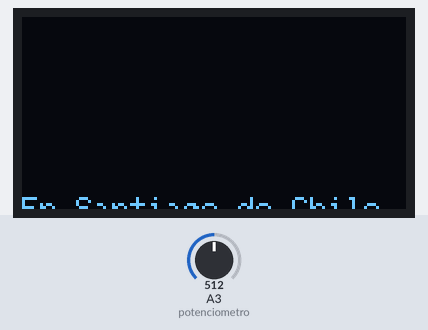
Bench run of a sketch on a simulated Arduino Uno, built with avr-gcc and run on an emulated ATmega328P. On the bench: 128×64 one-colour display. The inputs (shaded band) are chosen by the test bench; at power-on: A3 (potenciometro) = 512.

Above: at 0.22 s.
At 1.43 s:
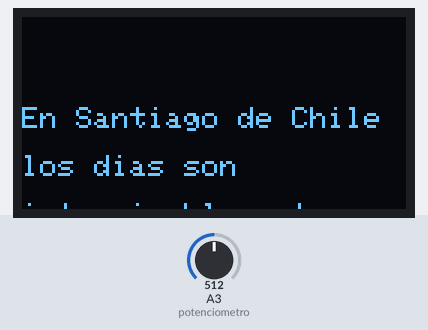
At 2.59 s:
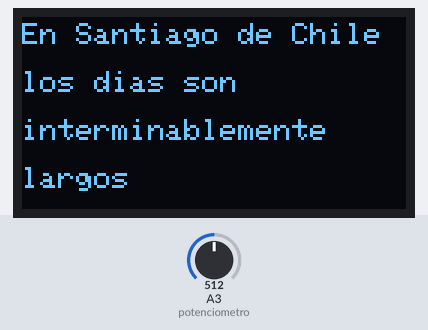
At 3.81 s:
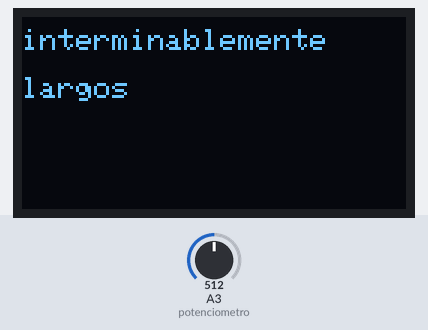
At 5.0 s:
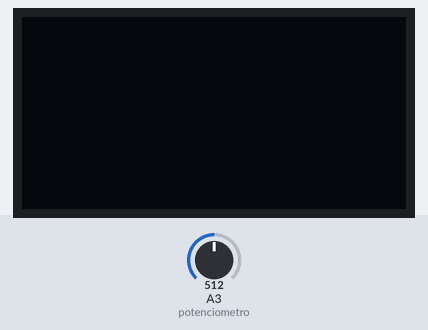
At 8.37 s:
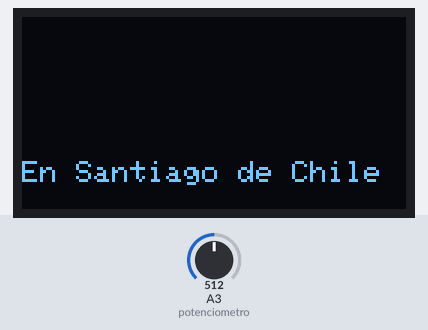

Measured:
- by itself, everything shown: repeats every 7.7 s, in 60 steps
- what the display in image 4 shows lasts 2.9 s, from 4.9 s to 7.8 s

The sketch:

prueba-00.ino
```cpp
#include <Adafruit_GFX.h>
#include <Adafruit_SSD1306.h>


#define SCREEN_WIDTH 128
#define SCREEN_HEIGHT 64
#define OLED_RESET -1
#define SCREEN_ADDRESS 0x3C
#define potenciometro A3


Adafruit_SSD1306 display (SCREEN_WIDTH, SCREEN_HEIGHT, &Wire, OLED_RESET);
int j = 15; // direction up/down
int velocidad; // se crea variable velocidad


void setup () {
  display.begin(SSD1306_SWITCHCAPVCC, SCREEN_ADDRESS); //Inicia la pantalla OLED
  // limpia la pantalla antes de dibujar
  display.clearDisplay();
  // define el tamaño del texto
  display.setTextSize(1);
  display.setTextColor(WHITE);
}


void loop() {
  velocidad = analogRead(potenciometro); // la velocidad lee el potemciometro
// mapea el rango de valores
// el rango del input lo pasa al rango del output
  velocidad =  map(velocidad, 0, 1023, 0, 100);

//
 for (int i = 0; i < SCREEN_HEIGHT *3; i += 2) {
    display.clearDisplay();
    // SIEMPRE subiendo desde abajo hacia arriba
    display.setCursor(0, SCREEN_HEIGHT - i);
    display.println(F("En Santiago de Chile"));
    display.println(F(""));
    display.println(F("los dias son"));
    display.println(F(""));
    display.println(F("interminablemente"));
    display.println(F(""));
    display.println(F("largos"));
    display.println(F(""));
    display.println(F(""));
    display.println(F(""));
    display.println(F(""));
    display.println(F(""));
    display.display();
    delay(velocidad); // ajusta velocidad del scroll


  }
}
```
